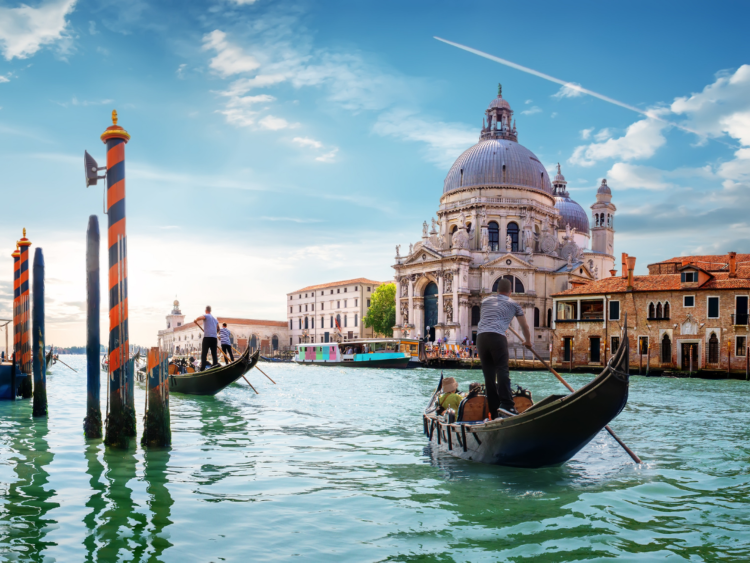
#> input picture Chapter 03/openCV/Day 1/venice.png, 1500 x 1125 px, found by its file name (shown at 1/2 size)
$ jupyter execute img_annotation.ipynb
#> lines starting #> are read from the running program, lines starting #| are printed output that depends on the picture
[cell 1]
import cv2
import numpy as np
import matplotlib.pyplot as plt

[cell 2]
img = cv2.imread('venice.PNG')
#> img is the input picture: shape (1125, 1500, 3); mean B, G, R 166.8, 158.5, 133.8

# Plottin without fixing the BRG stuff on matplotlib
plt.figure(figsize=(12, 8))
plt.imshow(img)

[cell 3]
rgb_img = cv2.cvtColor(img, cv2.COLOR_BGR2RGB)
plt.figure(figsize=(12,8))
plt.imshow(rgb_img)

[cell 4]
img_copy = rgb_img.copy()

[cell 5]
cv2.rectangle(img_copy, (820, 620), (1300, 950), (255, 0, 0), 4)
cv2.putText(img_copy, 'Gondola', (820, 620), cv2.FONT_HERSHEY_SCRIPT_COMPLEX, 4, (255, 0, 0), 2)
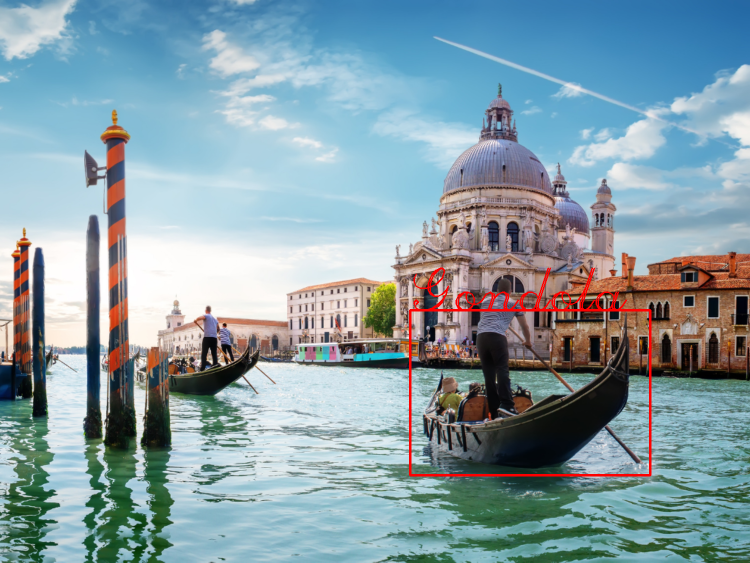
#> img_copy: shape (1125, 1500, 3) (shown at 1/2 size); mean R, G, B 134.9, 157.6, 166

plt.figure(figsize=(12, 8))
plt.imshow(img_copy)


$ run again, with Chapter 03/openCV/Day 1/mms.png copied over Chapter 03/openCV/Day 1/venice.png
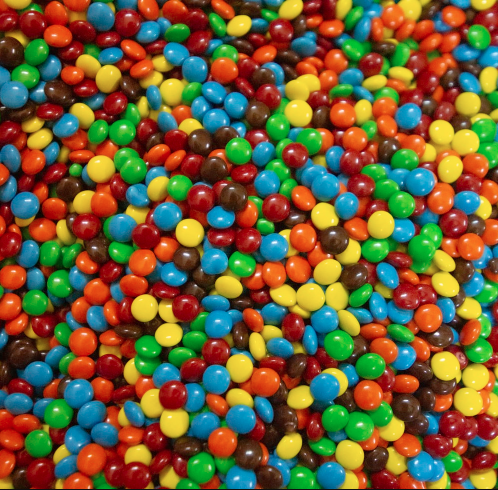
#> input picture Chapter 03/openCV/Day 1/mms.png, 996 x 979 px, found by its file name (shown at 1/2 size)
#> img is the input picture: shape (979, 996, 3); mean B, G, R 55, 93.8, 112
#> `cv2.putText(img_copy, 'Gondola', (820, 620), cv2.FONT_HERSHEY_SCRIPT_C..`:
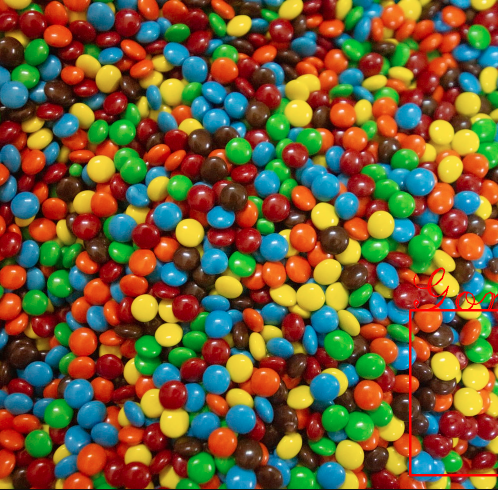
#> img_copy: shape (979, 996, 3) (shown at 1/2 size); mean R, G, B 112.7, 93.2, 54.6
